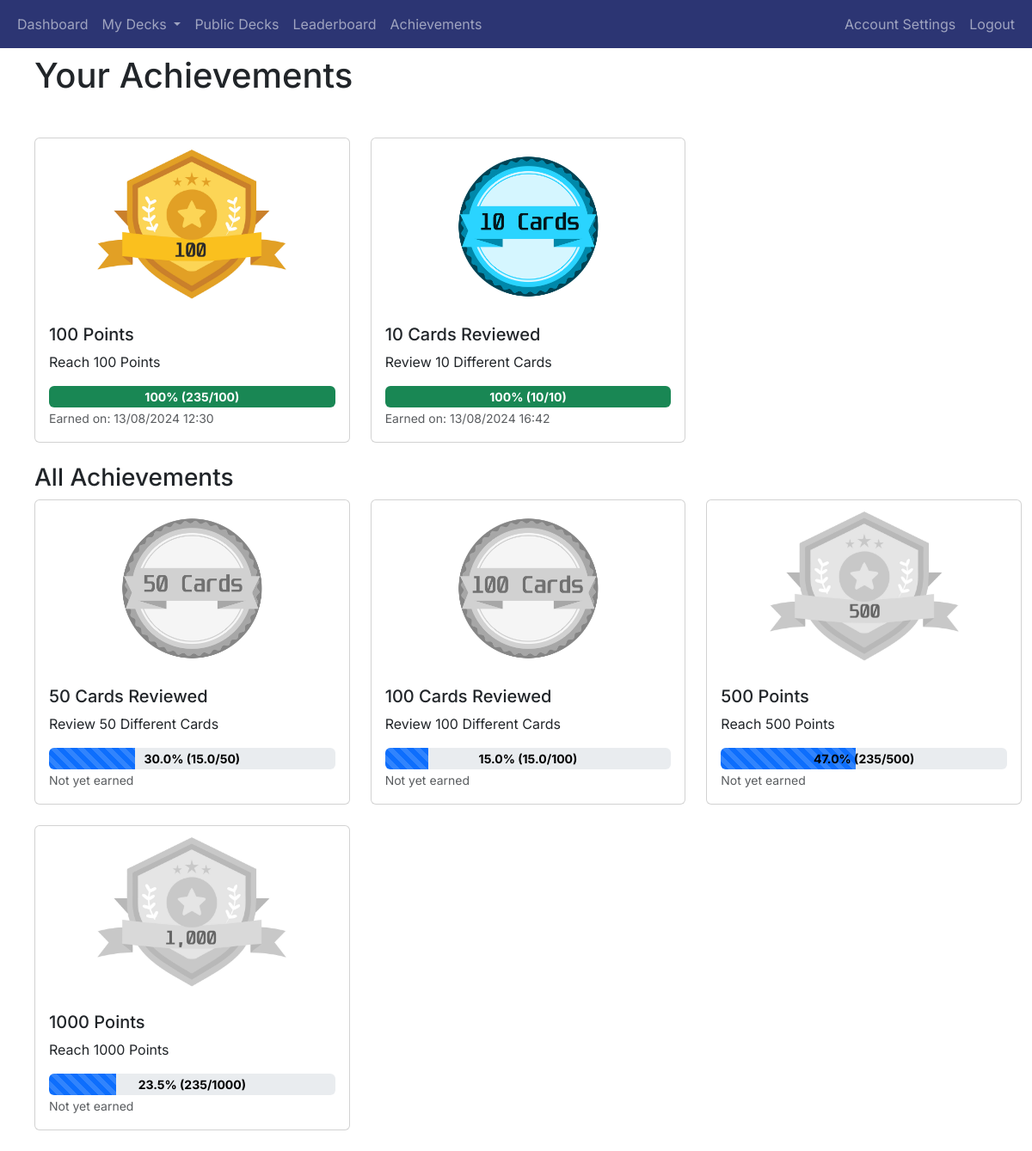
Page /user_achievements (signed in) on the committed database.
### app/gamification/models.py (models this page shows)
class Achievement(db.Model):
    achievement_id = db.Column(db.Integer, primary_key=True)
    name = db.Column(db.String(100), nullable=False)
    description = db.Column(db.String(255), nullable=False)
    points = db.Column(db.Integer, nullable=False, default=0)
    badge_image = db.Column(db.String(255), nullable=False)
    target = db.Column(db.Integer, nullable=False, default=0)  # Add this line
    users = db.relationship('UserAchievement', back_populates='achievement', cascade='all, delete-orphan')

### app/auth/models.py (models this page shows, shortened)
class User(db.Model, UserMixin):
    user_id = db.Column(db.Integer, primary_key=True)
    username = db.Column(db.String(80), unique=True, nullable=False)
    email = db.Column(db.String(120), unique=True, nullable=False)
    password_hash = db.Column(db.String(128), nullable=False)
    points = db.Column(db.Integer, default=0)  # Add points column
    achievements = db.relationship('UserAchievement', back_populates='user', cascade='all, delete-orphan')
    login_events = db.relationship('LoginEvent', backref='user', cascade='all, delete-orphan', lazy=True)
    decks = db.relationship('Deck', backref='user', cascade='all, delete-orphan', lazy=True)

### app/gamification/routes.py (the view)
@gamification_blueprint.route('/user_achievements')
@login_required
def user_achievements():
    user_achievements = UserAchievement.query.filter_by(user_id=current_user.user_id).all()
    all_achievements = Achievement.query.all()
    user_achievements_dict = {ua.achievement_id: ua for ua in user_achievements}
    achievements_with_progress = [
        {
            'achievement': ua,
            'progress': calculate_progress(ua),
            'formatted_date': ua.date_earned.strftime('%d/%m/%Y %H:%M')  # Format the date here
        } for ua in user_achievements
    ]
    all_achievements_with_progress = [
        {
            'achievement': achievement,
            'progress': calculate_progress_all(achievement)
        } for achievement in all_achievements if achievement.achievement_id not in user_achievements_dict
    ]
    return render_template(
        'user_achievements.html',
        achievements_with_progress=achievements_with_progress,
        all_achievements_with_progress=all_achievements_with_progress,
        user_achievements=user_achievements_dict
    )

### app/__init__.py (called while the page is built)
@login_manager.user_loader
def load_user(user_id):
    return User.query.get(int(user_id))

### app/gamification/routes.py (called while the page is built)
def calculate_progress(user_achievement):
    total_unique_cards_reviewed = db.session.query(ReviewOutcome.card_id).filter_by(user_id=current_user.user_id).distinct().count()
    if "Cards Reviewed" in user_achievement.achievement.name:
        if user_achievement.achievement.target > 0:
            progress = (total_unique_cards_reviewed / int(user_achievement.achievement.target)) * 100
            return min(progress, 100)
    else:  # Otherwise, it must be a points-based achievement
        if user_achievement.achievement.target > 0:
            progress = (current_user.points / user_achievement.achievement.target) * 100
            return min(progress, 100)
    return 0

def calculate_progress_all(achievement):
    total_unique_cards_reviewed = db.session.query(ReviewOutcome.card_id).filter_by(user_id=current_user.user_id).distinct().count()
    if "Cards Reviewed" in achievement.name:
        if achievement.target > 0:
            return min((total_unique_cards_reviewed / int(achievement.target)) * 100, 100)
    else:  # Otherwise, it must be a points-based achievement
        if achievement.target > 0:
            return min((current_user.points / achievement.target) * 100, 100)
    return 0

### app/gamification/templates/user_achievements.html (shortened to what this page needs)
{% extends "base.html" %}
{% block heading %}Your Achievements{% endblock %}
{% block content %}
<div class="container mt-4">
    <div class="row">
        {% for entry in achievements_with_progress %}
            <div class="col-md-4 mb-4">
                <div class="card">
                    <img src="{{ url_for('static', filename=entry['achievement'].achievement.badge_image) }}" class="card-img-top" alt="{{ entry['achievement'].achievement.name }}">
                    <div class="card-body">
                        <h5 class="card-title">{{ entry['achievement'].achievement.name }}</h5>
                        <p class="card-text">{{ entry['achievement'].achievement.description }}</p>
                        <div class="progress position-relative" style="height: 25px;">
                            <div class="progress-bar bg-success" role="progressbar" style="width: {{ entry['progress'] if entry['progress'] <= 100 else 100 }}%;" aria-valuenow="{{ entry['progress'] if entry['progress'] <= 100 else 100 }}" aria-valuemin="0" aria-valuemax="100">
                                <span class="position-absolute w-100 text-center" style="color: white; font-size: 14px; font-weight: bold;">
                                    {% if "Cards Reviewed" in entry['achievement'].achievement.name %}
                                        {{ entry['progress'] | round(1) }}% ({{ entry['progress'] * (entry['achievement'].achievement.target) // 100 }}/{{ entry['achievement'].achievement.target }})
                                    {% else %}
                                        {{ entry['progress'] | round(1) }}% ({{ current_user.points }}/{{ entry['achievement'].achievement.target }})
                                    {% endif %}
                                </span>
                            </div>
                        </div>
                        <p class="card-text">
                            <small class="text-muted">Earned on: {{ entry['formatted_date'] }}</small>
                        </p>
                    </div>
                </div>
            </div>
        {% endfor %}
    </div>
    <div class="row">
        <h3>All Achievements</h3>
        {% for entry in all_achievements_with_progress %}
            {% if entry['achievement'].achievement_id not in user_achievements %}
                <div class="col-md-4 mb-4">
                    <div class="card unearned">
                        <img src="{{ url_for('static', filename=entry['achievement'].badge_image) }}" class="card-img-top achievement-image" alt="{{ entry['achievement'].name }}">
                        <div class="card-body">
                            <h5 class="card-title">{{ entry['achievement'].name }}</h5>
                            <p class="card-text">{{ entry['achievement'].description }}</p>
                            <div class="progress position-relative" style="height: 25px;">
                                <div class="progress-bar progress-bar-striped" role="progressbar" style="width: {{ entry['progress'] if entry['progress'] <= 100 else 100 }}%;" aria-valuenow="{{ entry['progress'] if entry['progress'] <= 100 else 100 }}" aria-valuemin="0" aria-valuemax="100">
                                    <span class="position-absolute w-100 text-center" style="color: black; font-size: 14px; font-weight: bold;">
                                        {% if "Cards Reviewed" in entry['achievement'].name %}
                                            {{ entry['progress'] | round(1) }}% ({{ entry['progress'] * (entry['achievement'].target) // 100 }}/{{ entry['achievement'].target }})
                                        {% else %}
                                            {{ entry['progress'] | round(1) }}% ({{ current_user.points }}/{{ entry['achievement'].target }})
                                        {% endif %}
                                    </span>
                                </div>
                            </div>
                            {% if entry['achievement'].achievement_id in user_achievements %}
                                <p class="card-text">
                                    <small class="text-muted">Earned on: {{ user_achievements[entry['achievement'].achievement_id].date_earned.strftime('%d/%m/%Y %H:%M') }}</small>
                                </p>
                            {% else %}
                                <p class="card-text">
                                    <small class="text-muted">Not yet earned</small>
                                </p>
                            {% endif %}
                        </div>
                    </div>
                </div>
            {% endif %}
        {% endfor %}
    </div>
</div>
{% endblock %}

### app/static/styles.css (style rules this page uses)
.card-img-top { width: 100%; height: auto; max-height: 200px; object-fit: contain; }
.card.unearned .card-img-top { filter: grayscale(100%); opacity: 0.6; }

### app/templates/base.html (style rules this page uses)
body { font-family: 'Inter', sans-serif; }
h1, h2, h3, h4, h5, h6, p, a { font-family: 'Inter', sans-serif; }

### rows in the picture
Achievement: badge_image (picture), achievement.achievement.name "100 Points", achievement.achievement.description "Reach 100 Points", achievement.achievement.target "100"
User: points "235", points "235" "235"
Achievement: badge_image (picture), achievement.achievement.name "10 Cards Reviewed", achievement.achievement.description "Review 10 Different Cards", target "10", achievement.achievement.target "10"
Achievement: badge_image (picture), achievement.name "50 Cards Reviewed", achievement.description "Review 50 Different Cards", entry['progress']*(entry['achievement'].target)//100 "15.0", achievement.target "50"
Achievement: badge_image (picture), achievement.name "100 Cards Reviewed", achievement.description "Review 100 Different Cards", entry['progress']*(entry['achievement'].target)//100 "15.0", achievement.target "100"
Achievement: badge_image (picture), achievement.name "500 Points", achievement.description "Reach 500 Points", achievement.target "500"
Achievement: badge_image (picture), achievement.name "1000 Points", achievement.description "Reach 1000 Points", achievement.target "1000"

### other values in the picture
{{ entry['progress'] | round(1) }} "100"
{{ entry['formatted_date'] }} "13/08/2024 12:30" "13/08/2024 16:42"
{{ entry['progress'] | round(1) }} "30.0" "15.0"
{{ entry['progress'] | round(1) }} "47.0" "23.5"
